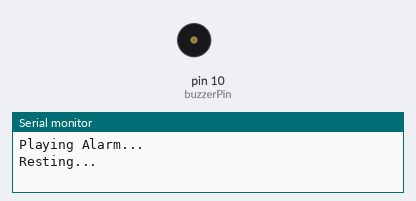
The sketch below on a simulated Arduino Uno, built with avr-gcc and run on an emulated ATmega328P. On the bench: buzzer (waves = sounding), the last lines printed to the serial monitor.

Above: at 1.7 s.
At 5.9 s:
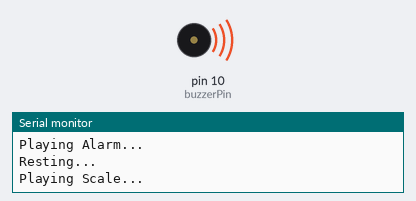
Timing chart, 0 to 10.7 s (numbered marks = the images above):
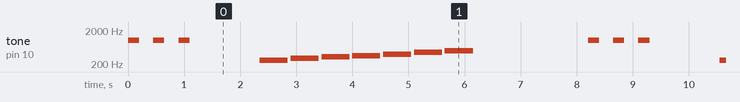

Measured:
- by itself, tone on pin 10 (buzzerPin): repeats every 8.2 s: 2 × (silent 0.25 s, 1000 Hz 0.20 s), silent 1.3 s, 262 Hz 0.50 s, silent 0.05 s, 294 Hz 0.50 s, silent 0.05 s, 330 Hz 0.50 s, silent 0.05 s, 349 Hz 0.50 s, silent 0.05 s, 392 Hz 0.50 s, silent 0.05 s, 440 Hz 0.50 s, silent 0.05 s, 494 Hz 0.50 s, silent 2.1 s, 1000 Hz 0.20 s

The sketch:

4_1_Buzzer.ino
```cpp
// Define the buzzer control pin as IO10
const int buzzerPin = 10;

// Custom function to play notes, encapsulating sound generation, delay, and stop logic to make the code cleaner
void playNote(int pin, int frequency, int duration) {
  tone(pin, frequency);       // Generate sound at the specified frequency
  delay(duration);            // Sustain for the specified duration
  noTone(pin);                // Stop sound generation
  delay(50);                  // Short pause between notes to make the sound clearer
}

void setup() {
  // Initialize serial communication with a baud rate of 115200 for debugging output
  Serial.begin(115200);
  // Set the buzzer pin to output mode
  pinMode(buzzerPin, OUTPUT);
}

void loop() {
  Serial.println("Playing Alarm...");
  // 1. Alarm stage: Produce short, sharp "beep-beep-beep" sounds
  for (int i = 0; i < 3; i++) {
    playNote(buzzerPin, 1000, 200); // 1000Hz sharp sound, lasting 200ms
    delay(200);                     // Pause for 200ms
  }

  // 2. Rest stage
  Serial.println("Resting...");
  delay(1000); // Quiet for 1 second

  Serial.println("Playing Scale...");
  // 3. Music stage: Play the Do-Re-Mi-Fa-Sol-La-Si scale
  playNote(buzzerPin, 262, 500); // Low Do
  playNote(buzzerPin, 294, 500); // Low Re
  playNote(buzzerPin, 330, 500); // Low Mi
  playNote(buzzerPin, 349, 500); // Low Fa
  playNote(buzzerPin, 392, 500); // Low Sol
  playNote(buzzerPin, 440, 500); // Low La
  playNote(buzzerPin, 494, 500); // Low Si

  // 4. Long rest before looping
  delay(2000); // Quiet for 2 seconds before restarting
}
```
